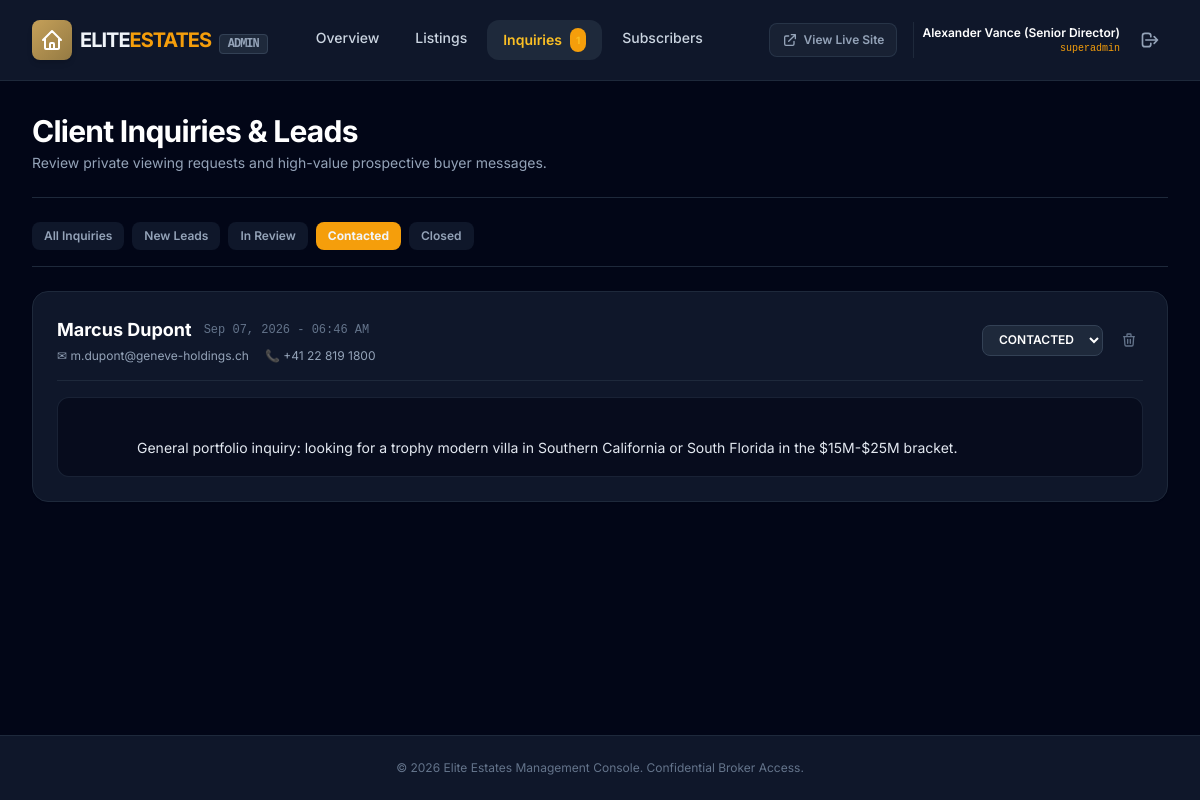
Page /admin/inquiries.php?status=contacted (signed in) on the committed database.
### tables this page shows
CREATE TABLE IF NOT EXISTS `inquiries` (
    `id` INT UNSIGNED AUTO_INCREMENT PRIMARY KEY,
    `property_id` INT UNSIGNED DEFAULT NULL,
    `full_name` VARCHAR(100) NOT NULL,
    `email` VARCHAR(150) NOT NULL,
    `phone` VARCHAR(50) NOT NULL,
    `message` TEXT NOT NULL,
    `status` ENUM('new', 'in_review', 'contacted', 'closed') NOT NULL DEFAULT 'new',
    `ip_address` VARCHAR(45) DEFAULT NULL,
    `created_at` TIMESTAMP NOT NULL DEFAULT CURRENT_TIMESTAMP,
    CONSTRAINT `fk_inquiries_property`
        FOREIGN KEY (`property_id`) REFERENCES `properties` (`id`)
        ON DELETE SET NULL ON UPDATE CASCADE,
    INDEX `idx_inquiries_status` (`status`),
    INDEX `idx_inquiries_created_at` (`created_at`)
);

### config/database.php (called while the page is built, shortened)
<?php
class Database
{
    private static string $host = '127.0.0.1';
    private static int $port = 3306;
    private static string $dbName = 'elite_estates';
    private static string $username = 'root';
    private static string $password = '';
    private static string $charset = 'utf8mb4';
    private static ?PDO $instance = null;
    public static function getConnection(): PDO
    {
        if (self::$instance === null) {
            $host = getenv('DB_HOST') ?: self::$host;
            $port = (int)(getenv('DB_PORT') ?: self::$port);
            $dbName = getenv('DB_NAME') ?: self::$dbName;
            $username = getenv('DB_USER') ?: self::$username;
            $password = getenv('DB_PASS') !== false ? getenv('DB_PASS') : self::$password;
            $dsn = "mysql:host={$host};port={$port};dbname={$dbName};charset=" . self::$charset;
            $options = [
                PDO::ATTR_ERRMODE            => PDO::ERRMODE_EXCEPTION,
                PDO::ATTR_DEFAULT_FETCH_MODE => PDO::FETCH_ASSOC,
                PDO::ATTR_EMULATE_PREPARES   => true,
                PDO::MYSQL_ATTR_INIT_COMMAND => "SET NAMES " . self::$charset . " COLLATE utf8mb4_unicode_ci",
            ];
            try {
                self::$instance = new PDO($dsn, $username, $password, $options);
            } catch (PDOException $e) {
                throw new PDOException("Database Connection Error: " . $e->getMessage(), (int)$e->getCode());
            }
        }
        return self::$instance;
    }
}

### src/Models/Inquiry.php (called while the page is built, shortened)
<?php
require_once __DIR__ . '/../../config/database.php';
class Inquiry
{
    private PDO $pdo;
    public function __construct(?PDO $pdo = null)
    {
        $this->pdo = $pdo ?? Database::getConnection();
    }
    public function getAll(?string $status = null, int $limit = 100): array
    {
        $sql = "SELECT i.*, p.title as property_title, p.ref_code as property_ref_code, p.price as property_price
                FROM inquiries i
                LEFT JOIN properties p ON i.property_id = p.id";
        $params = [];
        if ($status !== null && $status !== 'all') {
            $sql .= " WHERE i.status = :status";
            $params[':status'] = $status;
        }
        $sql .= " ORDER BY i.created_at DESC LIMIT :limit";
        $stmt = $this->pdo->prepare($sql);
        foreach ($params as $k => $v) {
            $stmt->bindValue($k, $v);
        }
        $stmt->bindValue(':limit', $limit, PDO::PARAM_INT);
        $stmt->execute();
        return $stmt->fetchAll();
    }
}

### admin/inquiries.php (the view, shortened to what this page needs)
<?php
require_once __DIR__ . '/header.php';
require_once __DIR__ . '/../src/Models/Inquiry.php';
$inquiryModel = new Inquiry();
$statusFilter = $_GET['status'] ?? null;
$inquiries = $inquiryModel->getAll($statusFilter, 100);
?>
<div class="space-y-6">
    <div class="flex flex-col sm:flex-row justify-between items-start sm:items-center gap-4 border-b border-slate-800 pb-6">
        <div>
            <h1 class="text-3xl font-bold text-white tracking-tight">Client Inquiries & Leads</h1>
            <p class="text-slate-400 text-sm mt-1">Review private viewing requests and high-value prospective buyer messages.</p>
        </div>
    </div>
    <div class="flex gap-2 border-b border-slate-800 pb-4 text-xs font-semibold">
        <a href="inquiries.php" class="px-3 py-1.5 rounded-lg transition <?= empty($statusFilter) ? 'bg-amber-500 text-navy font-bold' : 'text-slate-400 hover:text-white bg-slate-900' ?>">All Inquiries</a>
        <a href="inquiries.php?status=new" class="px-3 py-1.5 rounded-lg transition <?= $statusFilter === 'new' ? 'bg-amber-500 text-navy font-bold' : 'text-slate-400 hover:text-white bg-slate-900' ?>">New Leads</a>
        <a href="inquiries.php?status=in_review" class="px-3 py-1.5 rounded-lg transition <?= $statusFilter === 'in_review' ? 'bg-amber-500 text-navy font-bold' : 'text-slate-400 hover:text-white bg-slate-900' ?>">In Review</a>
        <a href="inquiries.php?status=contacted" class="px-3 py-1.5 rounded-lg transition <?= $statusFilter === 'contacted' ? 'bg-amber-500 text-navy font-bold' : 'text-slate-400 hover:text-white bg-slate-900' ?>">Contacted</a>
        <a href="inquiries.php?status=closed" class="px-3 py-1.5 rounded-lg transition <?= $statusFilter === 'closed' ? 'bg-amber-500 text-navy font-bold' : 'text-slate-400 hover:text-white bg-slate-900' ?>">Closed</a>
    </div>
    <div class="space-y-4">
        <?php if (empty($inquiries)): ?>
        <div class="bg-slate-900 border border-slate-800 rounded-2xl p-12 text-center text-slate-500 text-sm">
            No inquiries currently found matching this criteria.
        </div>
        <?php else: ?>
        <?php foreach ($inquiries as $inq): ?>
        <div class="bg-slate-900 border border-slate-800 rounded-2xl p-6 shadow-sm hover:border-slate-700 transition">
            <div class="flex flex-col md:flex-row justify-between items-start md:items-center gap-4 border-b border-slate-800 pb-4 mb-4">
                <div>
                    <div class="flex items-center gap-3">
                        <span class="text-lg font-bold text-white"><?= htmlspecialchars($inq['full_name']) ?></span>
                        <span class="text-xs text-slate-500 font-mono"><?= date('M d, Y - h:i A', strtotime($inq['created_at'])) ?></span>
                    </div>
                    <div class="flex items-center gap-4 text-xs text-slate-400 mt-1">
                        <a href="mailto:<?= htmlspecialchars($inq['email']) ?>" class="hover:text-amber-400 transition flex items-center gap-1">
                            ✉ <?= htmlspecialchars($inq['email']) ?>
                        </a>
                        <a href="tel:<?= htmlspecialchars($inq['phone']) ?>" class="hover:text-amber-400 transition flex items-center gap-1">
                            📞 <?= htmlspecialchars($inq['phone']) ?>
                        </a>
                    </div>
                </div>
                <div class="flex items-center gap-3">
                    <form method="POST" class="inline">
                        <select name="status" onchange="this.form.submit()"
                                class="bg-slate-800 border border-slate-700 text-xs text-white rounded-lg px-3 py-1.5 outline-none focus:ring-1 focus:ring-amber-500 font-semibold uppercase">
                            <option value="contacted" <?= $inq['status'] === 'contacted' ? 'selected' : '' ?>>Contacted</option>
                        </select>
                    </form>
                    <form method="POST" onsubmit="return confirm('Delete this inquiry?');" class="inline">
                        <button type="submit" class="text-slate-500 hover:text-rose-400 p-1.5 transition">
                            <svg class="w-4 h-4" fill="none" stroke="currentColor" viewBox="0 0 24 24"><path stroke-linecap="round" stroke-linejoin="round" stroke-width="2" d="M19 7l-.867 12.142A2 2 0 0116.138 21H7.862a2 2 0 01-1.995-1.858L5 7m5 4v6m4-6v6m1-10V4a1 1 0 00-1-1h-4a1 1 0 00-1 1v3M4 7h16"/></svg>
                        </button>
                    </form>
                </div>
            </div>
            <div class="text-sm text-slate-200 bg-slate-950/60 p-4 rounded-xl border border-slate-800/80 leading-relaxed whitespace-pre-wrap">
                <?= htmlspecialchars($inq['message']) ?>
            </div>
        </div>
        <?php endforeach; ?>
        <?php endif; ?>
    </div>
</div>
<?php require_once __DIR__ . '/footer.php'; ?>

### admin/header.php (style rules this page uses)
body { font-family: 'Inter', sans-serif; }

### rows in the picture
inquiries: full_name "Marcus Dupont", created_at "Sep 07, 2026 - 06:46 AM", email "m.dupont@geneve-holdings.ch", phone "+41 22 819 1800", status "Contacted", message "General portfolio inquiry: looking for a trophy modern villa in Southern California or South Florida in the $15M-$25M bracket."

### other values in the picture
$unreadInquiries "1"
$_SESSION['admin_name'] "Alexander Vance (Senior Director)"
$_SESSION['admin_role'] "superadmin"
